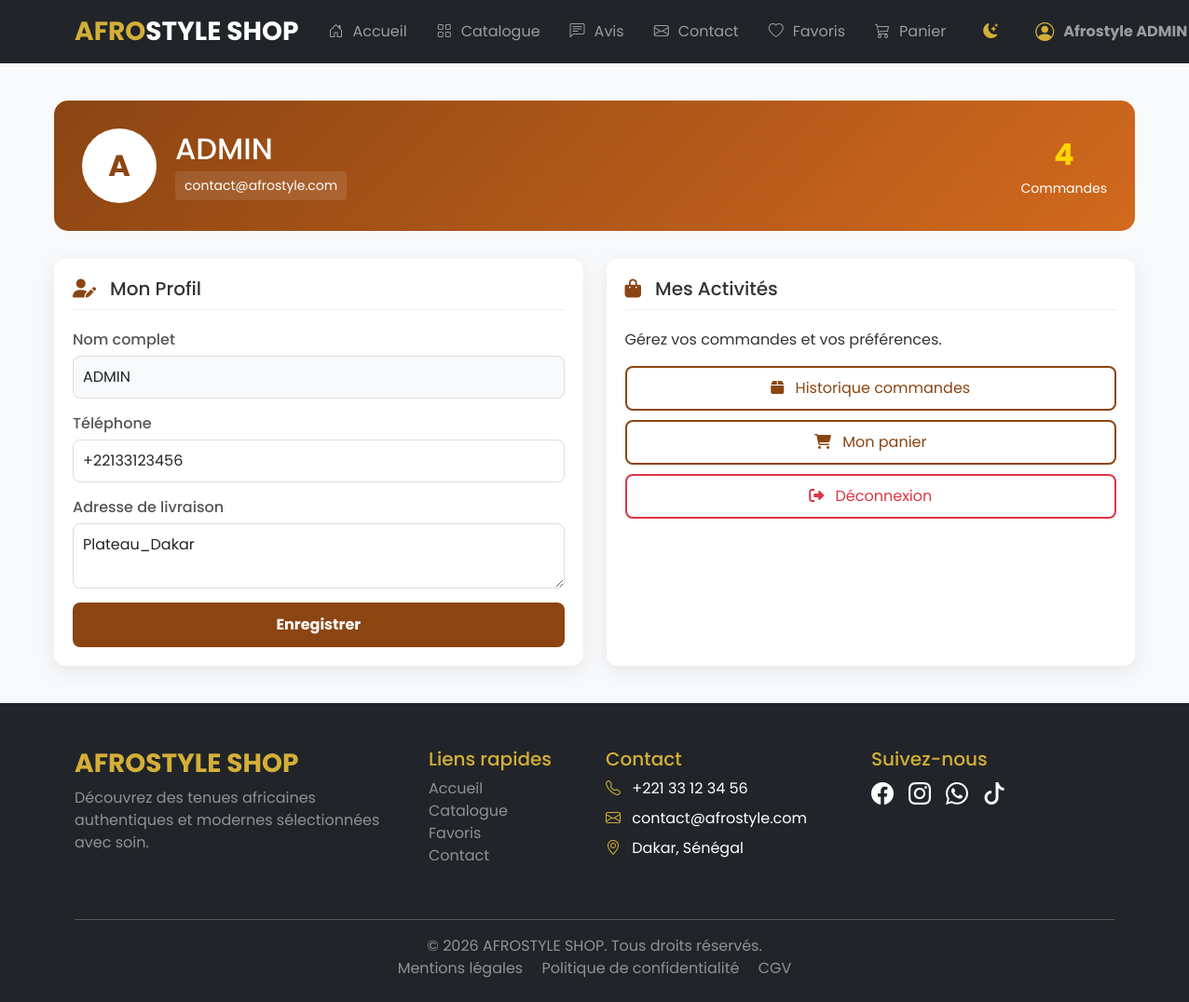
Page /compte.php (signed in) on the committed database.
### tables this page shows
CREATE TABLE IF NOT EXISTS `utilisateurs` (
  `id_utilisateur` int NOT NULL AUTO_INCREMENT,
  `nom` varchar(50) NOT NULL,
  `prenom` varchar(50) NOT NULL,
  `adresse` varchar(255) DEFAULT NULL,
  `email` varchar(100) NOT NULL,
  `telephone` varchar(20) DEFAULT NULL,
  `sexe` enum('M','F') NOT NULL,
  `mot_de_passe` varchar(250) NOT NULL,
  `role` enum('client','administrateur') DEFAULT 'client',
  `date_inscription` timestamp NULL DEFAULT CURRENT_TIMESTAMP,
  `reset_token` varchar(255) DEFAULT NULL,
  `reset_expires_at` datetime DEFAULT NULL,
  PRIMARY KEY (`id_utilisateur`),
  UNIQUE KEY `email` (`email`)
);

### compte.php (the view, shortened to what this page needs)
<?php
require_once "commun/connexiondb.php";
include_once "commun/header.php";
$userId = $_SESSION['utilisateur_id'];
$stmt = $pdo->prepare("SELECT * FROM utilisateurs WHERE id_utilisateur = ?");
$stmt->execute([$userId]);
$userData = $stmt->fetch(PDO::FETCH_ASSOC);
$commandes_count = 0;
try {
    $stmtCmd = $pdo->prepare("SELECT COUNT(*) as count FROM commande WHERE id_utilisateur = ?");
    $stmtCmd->execute([$userId]);
    $commandes_count = $stmtCmd->fetch(PDO::FETCH_ASSOC)['count'];
} catch (Exception $e) { $commandes_count = 0; }
?>
<!DOCTYPE html>
<html lang="fr">
<head>
    <link rel="stylesheet" href="https://cdnjs.cloudflare.com/ajax/libs/font-awesome/6.4.0/css/all.min.css">
</head>
<body>
<main class="account-container">
    <div class="account-header">
        <div class="user-profile-large">
            <div class="avatar"><?= strtoupper(substr($userData['nom'], 0, 1)) ?></div>
            <div class="user-info">
                <h2 class="mb-1"><?= htmlspecialchars($userData['nom']) ?></h2>
                <p class="user-email mb-0"><?= htmlspecialchars($userData['email']) ?></p>
            </div>
        </div>
        <div class="d-flex gap-4">
            <div class="text-center">
                <span class="stat-number"><?= $commandes_count ?></span>
                <small>Commandes</small>
            </div>
        </div>
    </div>
    <div class="account-grid">
        <div class="account-card">
            <div class="card-header">
                <i class="fas fa-user-edit"></i>
                <h3 class="h5 mb-0">Mon Profil</h3>
            </div>
            <form method="POST">
                <div class="form-group">
                    <label>Nom complet</label>
                    <input type="text" class="form-control" value="<?= htmlspecialchars($userData['nom']) ?>" readonly style="background:#f8f9fa;">
                </div>
                <div class="form-group">
                    <label>Téléphone</label>
                    <input type="text" name="telephone" class="form-control" value="<?= htmlspecialchars($userData['telephone'] ?? '') ?>">
                </div>
                <div class="form-group">
                    <label>Adresse de livraison</label>
                    <textarea name="adresse" class="form-control" rows="2"><?= htmlspecialchars($userData['adresse'] ?? '') ?></textarea>
                </div>
                <button type="submit" name="update_profile" class="btn-afro">Enregistrer</button>
            </form>
        </div>
        <div class="account-card">
            <div class="card-header">
                <i class="fas fa-shopping-bag"></i>
                <h3 class="h5 mb-0">Mes Activités</h3>
            </div>
            <p>Gérez vos commandes et vos préférences.</p>
            <a href="commandes.php" class="btn-outline-afro"><i class="fas fa-box me-2"></i> Historique commandes</a>
            <a href="panier.php" class="btn-outline-afro"><i class="fas fa-shopping-cart me-2"></i> Mon panier</a>
            <a href="deconnexion.php" class="btn-outline-afro" style="border-color:#dc3545; color:#dc3545;"><i class="fas fa-sign-out-alt me-2"></i> Déconnexion</a>
        </div>
    </div>
</main>
<?php include_once "commun/footer.php"; ?>
</body>
</html>

### public/CSS/style.css (style rules this page uses)
:root { --afro-gold: #D4AF37; --afro-gold-dark: #B8860B; --afro-black: #0c0b0b; --afro-light: #F8F9FA; --afro-creme: #f8f4eb; --text-main: #333333; --card-bg: #ffffff; }
body { font-family: 'Poppins', sans-serif; background-color: var(--afro-light) !important; color: var(--text-main) !important; transition: background-color 0.3s, color 0.3s; }

### commun/header.php (style rules this page uses)
:root { --afro-gold: #D4AF37; }

### compte.php (style rules this page uses)
.account-container { max-width: 1200px; margin: 40px auto; padding: 0 20px; font-family: 'Poppins', sans-serif; }
.account-header { background: linear-gradient(135deg, #8B4513 0%, #D2691E 100%); color: white; padding: 30px; border-radius: 15px; margin-bottom: 30px; display: flex; justify-content: space-between; align-items: center; }
.user-profile-large { display: flex; align-items: center; gap: 20px; }
.avatar { width: 80px; height: 80px; background: white; color: #8B4513; border-radius: 50%; display: flex; align-items: center; justify-content: center; font-size: 32px; font-weight: bold; }
.user-email { font-size: 14px; background: rgba(255, 255, 255, 0.1); padding: 5px 10px; border-radius: 4px; }
.stat-number { display: block; font-size: 32px; font-weight: bold; color: #FFD700; }
.account-grid { display: grid; grid-template-columns: repeat(auto-fit, minmax(300px, 1fr)); gap: 25px; }
.account-card { background: white; border-radius: 12px; box-shadow: 0 5px 20px rgba(0,0,0,0.08); overflow: hidden; border: none; padding: 20px; }
.card-header { display: flex; align-items: center; gap: 15px; margin-bottom: 20px; border-bottom: 1px solid #eee; padding-bottom: 10px; }
.card-header i { color: #8B4513; font-size: 20px; }
.form-group { margin-bottom: 15px; }
label { font-weight: 500; color: #555; display: block; margin-bottom: 5px; }
.form-control { width: 100%; padding: 10px; border: 1px solid #ddd; border-radius: 8px; }
.btn-afro { background: #8B4513; color: white; border: none; padding: 12px 20px; border-radius: 8px; cursor: pointer; width: 100%; font-weight: bold; }
.btn-outline-afro { border: 2px solid #8B4513; color: #8B4513; padding: 10px; border-radius: 8px; text-decoration: none; display: block; text-align: center; margin-top: 10px; }

### rows in the picture
utilisateurs: nom "A", nom "ADMIN", email "contact@afrostyle.com", telephone "+22133123456", adresse "Plateau_Dakar"

### other values in the picture
$userName "Afrostyle ADMIN"
$commandes_count "4"
